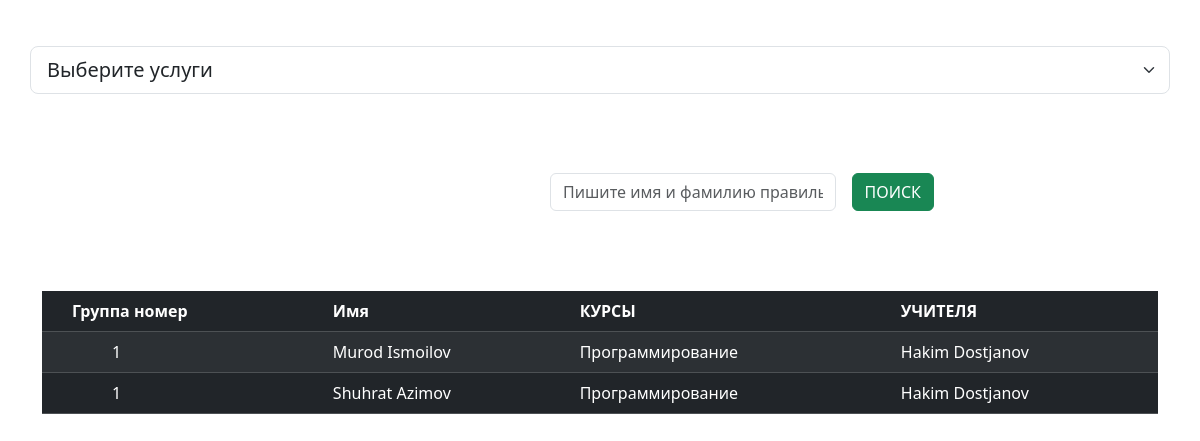
The app's page /course_pupil/ (signed in), older data.
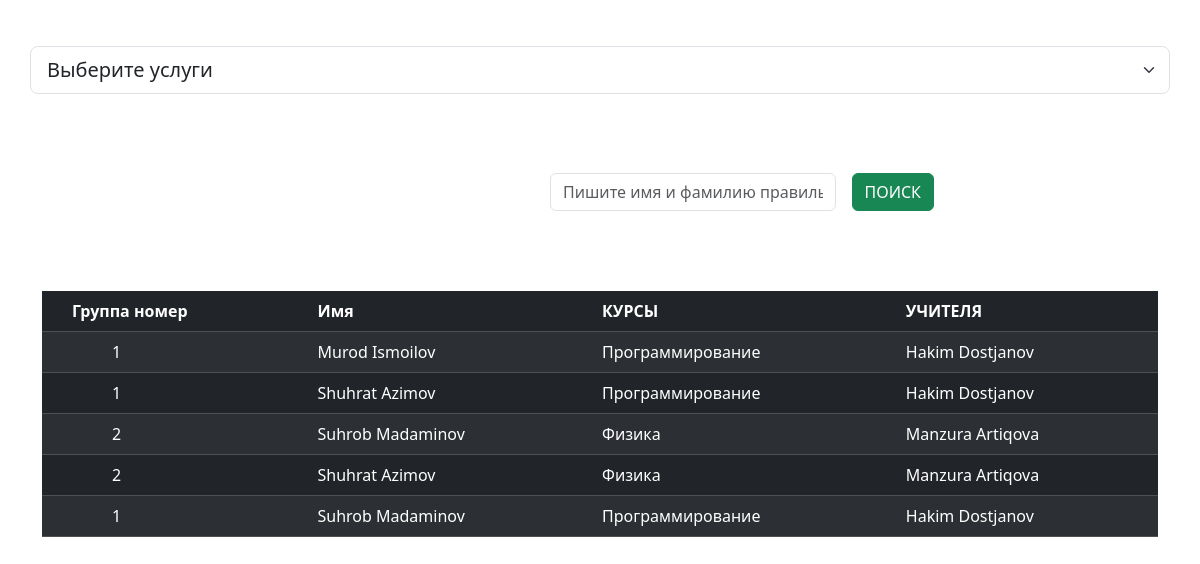
The same page, newer data.
### edu/models.py (models this page shows, shortened)
class guruh(models.Model):
    guruh=models.IntegerField()
    uquvchi_id=models.ForeignKey(Uquvchilar,on_delete=models.CASCADE)
    kurs_id=models.ForeignKey(Kurslar,on_delete=models.CASCADE)
    uqituvchi_id=models.ForeignKey(Uqituvchilar,on_delete=models.CASCADE)

class Uquvchilar(models.Model):
    ism=models.CharField(max_length=100)
    familiya=models.CharField(max_length=100)
    t_sana=models.DateField()
    tel_raqam=models.CharField(max_length=20)

class Kurslar(models.Model):
    kurs_nomi=models.CharField(max_length=100)
    narxi=models.DecimalField(max_digits=6, decimal_places=2)
    davomiyligi=models.CharField(max_length=100)

class Uqituvchilar(models.Model):
    ism=models.CharField(max_length=100)
    familiya=models.CharField(max_length=100)
    yunalishi=models.CharField(max_length=100)
    tel_raqam=models.CharField(max_length=20)

### edu/views.py (the view)
# urls.py: path('course_pupil/',UquvchiKurslariView.as_view(),name='course_pupil'),
class UquvchiKurslariView(LoginRequiredMixin,View):
    def get(self, request):
        name = request.GET.get('q','').strip()
        uquvchilar=guruh.objects.all()
        u = guruh.objects.filter(uquvchi_id__ism__icontains=name)
        if name:
            return render(request, 'admin_services/uquvchi_kurslari.html', {'kurslar': u,'name':name})
        else:
            return render(request, 'admin_services/uquvchi_kurslari.html', {'kurslar': uquvchilar,'name':name})

### templates/admin_services/uquvchi_kurslari.html (shortened to what this page needs)
{%extends 'admin.html'%}
{%load static%}
{%block content%}
<html lang="en">
<head>
</head>
<body>
    <h2 style="text-align: center; color: white;">ПОСМОТРЕТЬ СТУДЕНЧЕСКИЕ КУРСЫ</h2>
    <div class="row">
        <div class="col-4" style="margin-left: 550px;">
            <form method="get" class="d-flex mt-3" >
                <input type="text" class="form-control me-3  " placeholder="Пишите имя и фамилию правильно" name="q" value="{{name}}" ">
                <button class="btn btn-success">ПОИСК</button>
            </form>
        </div>
    </div>
    <div class="container " style="margin-top: 80px;">
        <table class="table table-dark table-striped table-hover">
          <thead>
            <tr>
              <th style="padding-left: 30px;">Группа номер</th>
              <th>Имя</th>
              <th>КУРСЫ</th>
              <th>УЧИТЕЛЯ</th>
            </tr>
          </thead>
          <tbody>
            {% for i in kurslar%}
            <tr>
              <td style="padding-left: 70px;">{{i.guruh}}</td>
              <td>{{i.uquvchi_id.ism}} {{i.uquvchi_id.familiya}}</td>
              <td>{{i.kurs_id.kurs_nomi}}</td>
              <td>{{i.uqituvchi_id.ism}} {{i.uqituvchi_id.familiya}}</td>
            </tr>
            {%endfor%}
          </tbody>
        </table>
      </div>
{%endblock%}

### templates/admin.html (shortened to what this page needs)
<!DOCTYPE html>
<html lang="en">
<head>
    <link href="https://cdn.jsdelivr.net/npm/bootstrap@5.3.3/dist/css/bootstrap.min.css" rel="stylesheet">
</head>
<body style="background-image: url(../static/images/3d-background-with-flowing-dots.jpg); background-size: cover;">
<main style="
height: 100%; width: 100%;
top: 0;
left: 0; ">
    <h2 style="color: white; text-align: center; text-transform: uppercase; ">добро пожаловать {{user.username}}, что вы хотите сделать?</h2>
    <select id="service-select" class="form-select form-select-lg mb-3 container" aria-label="Large select example" onchange="redirectToUrl()">
      <option selected>Выберите услуги</option>
    </select>
    {%block content%}
    {%endblock%}
  </main>
  </body>
</html>

Row changes from the older to the newer data that the page shows:
added guruh: guruh "2", uquvchi_id.ism "Suhrob", uquvchi_id.familiya "Madaminov", kurs_id.kurs_nomi "Физика", uqituvchi_id.ism "Manzura", uqituvchi_id.familiya "Artiqova"
added guruh: guruh "2", uquvchi_id.ism "Shuhrat", uquvchi_id.familiya "Azimov", kurs_id.kurs_nomi "Физика", uqituvchi_id.ism "Manzura", uqituvchi_id.familiya "Artiqova"
added guruh: guruh "1", uquvchi_id.ism "Suhrob", uquvchi_id.familiya "Madaminov", kurs_id.kurs_nomi "Программирование", uqituvchi_id.ism "Hakim", uqituvchi_id.familiya "Dostjanov"
